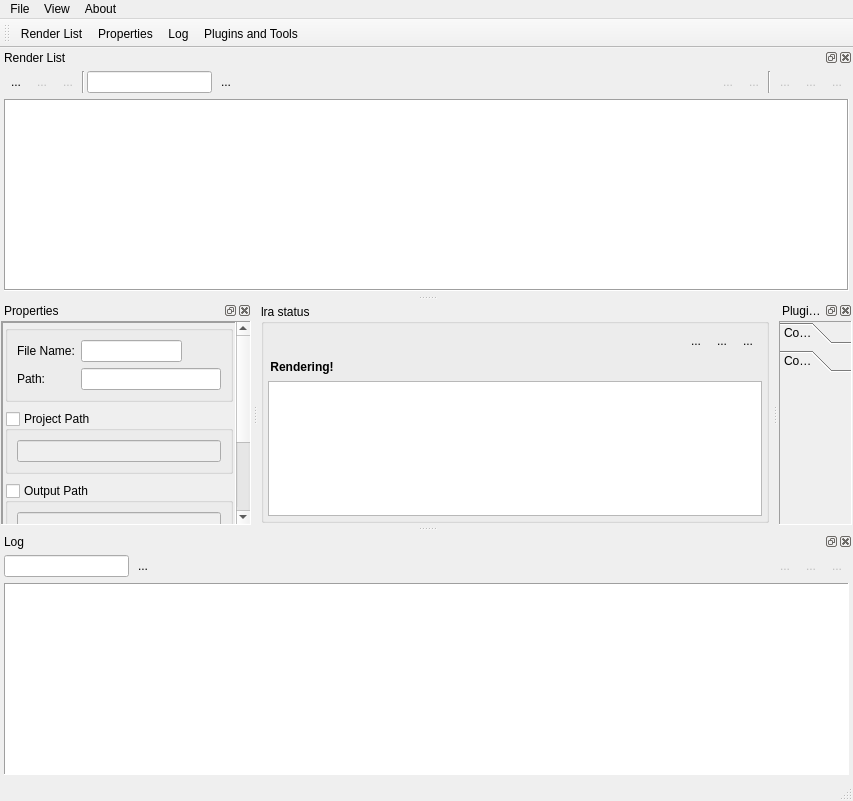
<?xml version="1.0" encoding="UTF-8"?>
<ui version="4.0">
 <class>MainWindow</class>
 <widget class="QMainWindow" name="MainWindow">
  <property name="geometry">
   <rect>
    <x>0</x>
    <y>0</y>
    <width>853</width>
    <height>801</height>
   </rect>
  </property>
  <property name="windowTitle">
   <string>lra</string>
  </property>
  <property name="dockOptions">
   <set>QMainWindow::AllowNestedDocks|QMainWindow::AllowTabbedDocks|QMainWindow::AnimatedDocks|QMainWindow::VerticalTabs</set>
  </property>
  <widget class="QWidget" name="centralwidget">
   <layout class="QGridLayout" name="gridLayout_13">
    <property name="margin">
     <number>3</number>
    </property>
    <property name="spacing">
     <number>3</number>
    </property>
    <item row="0" column="0">
     <widget class="QGroupBox" name="groupBox">
      <property name="minimumSize">
       <size>
        <width>0</width>
        <height>80</height>
       </size>
      </property>
      <property name="title">
       <string>lra status</string>
      </property>
      <layout class="QGridLayout" name="gridLayout_14">
       <property name="margin">
        <number>2</number>
       </property>
       <property name="spacing">
        <number>2</number>
       </property>
       <item row="0" column="0">
        <widget class="QFrame" name="frame_8">
         <property name="minimumSize">
          <size>
           <width>0</width>
           <height>80</height>
          </size>
         </property>
         <property name="frameShape">
          <enum>QFrame::NoFrame</enum>
         </property>
         <property name="frameShadow">
          <enum>QFrame::Raised</enum>
         </property>
         <layout class="QGridLayout" name="gridLayout_11">
          <property name="margin">
           <number>2</number>
          </property>
          <property name="spacing">
           <number>2</number>
          </property>
          <item row="0" column="0">
           <widget class="QFrame" name="frame_5">
            <property name="frameShape">
             <enum>QFrame::NoFrame</enum>
            </property>
            <property name="frameShadow">
             <enum>QFrame::Raised</enum>
            </property>
            <layout class="QGridLayout" name="gridLayout_8">
             <property name="margin">
              <number>2</number>
             </property>
             <property name="spacing">
              <number>2</number>
             </property>
             <item row="0" column="1">
              <widget class="QToolButton" name="toolButton_4">
               <property name="enabled">
                <bool>true</bool>
               </property>
               <property name="text">
                <string>...</string>
               </property>
               <property name="icon">
                <iconset resource="../res/imgs.qrc">
                 <normaloff>:/ic0416/icons/04/16/01.png</normaloff>:/ic0416/icons/04/16/01.png</iconset>
               </property>
               <property name="autoRaise">
                <bool>true</bool>
               </property>
              </widget>
             </item>
             <item row="0" column="3">
              <widget class="QToolButton" name="toolButton_5">
               <property name="text">
                <string>...</string>
               </property>
               <property name="icon">
                <iconset resource="../res/imgs.qrc">
                 <normaloff>:/ic0416/icons/04/16/02.png</normaloff>:/ic0416/icons/04/16/02.png</iconset>
               </property>
               <property name="autoRaise">
                <bool>true</bool>
               </property>
              </widget>
             </item>
             <item row="0" column="2">
              <widget class="QToolButton" name="toolButton_6">
               <property name="enabled">
                <bool>true</bool>
               </property>
               <property name="text">
                <string>...</string>
               </property>
               <property name="icon">
                <iconset resource="../res/imgs.qrc">
                 <normaloff>:/ic0416/icons/04/16/06.png</normaloff>:/ic0416/icons/04/16/06.png</iconset>
               </property>
               <property name="autoRaise">
                <bool>true</bool>
               </property>
              </widget>
             </item>
             <item row="0" column="0">
              <spacer name="horizontalSpacer_3">
               <property name="orientation">
                <enum>Qt::Horizontal</enum>
               </property>
               <property name="sizeHint" stdset="0">
                <size>
                 <width>40</width>
                 <height>20</height>
                </size>
               </property>
              </spacer>
             </item>
            </layout>
           </widget>
          </item>
          <item row="1" column="0">
           <widget class="QFrame" name="frame_6">
            <property name="frameShape">
             <enum>QFrame::NoFrame</enum>
            </property>
            <property name="frameShadow">
             <enum>QFrame::Raised</enum>
            </property>
            <layout class="QGridLayout" name="gridLayout_10">
             <property name="margin">
              <number>2</number>
             </property>
             <property name="spacing">
              <number>2</number>
             </property>
             <item row="0" column="0">
              <widget class="QLabel" name="label">
               <property name="font">
                <font>
                 <weight>75</weight>
                 <bold>true</bold>
                </font>
               </property>
               <property name="text">
                <string>Rendering!</string>
               </property>
               <property name="alignment">
                <set>Qt::AlignCenter</set>
               </property>
              </widget>
             </item>
             <item row="0" column="1">
              <spacer name="horizontalSpacer_4">
               <property name="orientation">
                <enum>Qt::Horizontal</enum>
               </property>
               <property name="sizeHint" stdset="0">
                <size>
                 <width>40</width>
                 <height>20</height>
                </size>
               </property>
              </spacer>
             </item>
            </layout>
           </widget>
          </item>
          <item row="2" column="0">
           <widget class="QTextBrowser" name="textBrowser_2"/>
          </item>
         </layout>
        </widget>
       </item>
      </layout>
     </widget>
    </item>
   </layout>
  </widget>
  <widget class="QMenuBar" name="menubar">
   <property name="geometry">
    <rect>
     <x>0</x>
     <y>0</y>
     <width>853</width>
     <height>18</height>
    </rect>
   </property>
   <widget class="QMenu" name="menuFile">
    <property name="title">
     <string>File</string>
    </property>
    <addaction name="actionNew_list"/>
    <addaction name="actionSave_list"/>
    <addaction name="actionLoad_list"/>
    <addaction name="separator"/>
    <addaction name="actionQuit"/>
   </widget>
   <widget class="QMenu" name="menuAbout">
    <property name="title">
     <string>About</string>
    </property>
    <addaction name="actionAbout_lra"/>
    <addaction name="actionAbout_PyQt"/>
    <addaction name="actionAbout_Python"/>
   </widget>
   <widget class="QMenu" name="menuView">
    <property name="title">
     <string>View</string>
    </property>
    <addaction name="actionShow_Render_List"/>
    <addaction name="actionShow_Log"/>
    <addaction name="actionShow_Plugins_and_Tools"/>
    <addaction name="actionShow_Properties"/>
   </widget>
   <addaction name="menuFile"/>
   <addaction name="menuView"/>
   <addaction name="menuAbout"/>
  </widget>
  <widget class="QStatusBar" name="statusbar"/>
  <widget class="QToolBar" name="toolBar">
   <property name="windowTitle">
    <string>toolBar</string>
   </property>
   <property name="toolButtonStyle">
    <enum>Qt::ToolButtonTextBesideIcon</enum>
   </property>
   <attribute name="toolBarArea">
    <enum>TopToolBarArea</enum>
   </attribute>
   <attribute name="toolBarBreak">
    <bool>false</bool>
   </attribute>
   <addaction name="actionShow_Render_List"/>
   <addaction name="actionShow_Properties"/>
   <addaction name="actionShow_Log"/>
   <addaction name="actionShow_Plugins_and_Tools"/>
  </widget>
  <widget class="QDockWidget" name="dockWidget_4">
   <property name="windowTitle">
    <string>Plugins and Tools</string>
   </property>
   <attribute name="dockWidgetArea">
    <number>2</number>
   </attribute>
   <widget class="QWidget" name="dockWidgetContents_4">
    <layout class="QGridLayout" name="gridLayout_12">
     <property name="margin">
      <number>1</number>
     </property>
     <property name="spacing">
      <number>1</number>
     </property>
     <item row="0" column="0">
      <widget class="QToolBox" name="toolBox">
       <property name="frameShape">
        <enum>QFrame::Panel</enum>
       </property>
       <property name="frameShadow">
        <enum>QFrame::Sunken</enum>
       </property>
       <property name="currentIndex">
        <number>1</number>
       </property>
       <widget class="QWidget" name="page">
        <property name="geometry">
         <rect>
          <x>0</x>
          <y>0</y>
          <width>66</width>
          <height>219</height>
         </rect>
        </property>
        <attribute name="label">
         <string>Collection 1</string>
        </attribute>
       </widget>
       <widget class="QWidget" name="page_2">
        <property name="geometry">
         <rect>
          <x>0</x>
          <y>0</y>
          <width>66</width>
          <height>219</height>
         </rect>
        </property>
        <attribute name="label">
         <string>Collection 2</string>
        </attribute>
       </widget>
      </widget>
     </item>
    </layout>
   </widget>
  </widget>
  <widget class="QDockWidget" name="dockWidget_2">
   <property name="features">
    <set>QDockWidget::AllDockWidgetFeatures</set>
   </property>
   <property name="allowedAreas">
    <set>Qt::AllDockWidgetAreas</set>
   </property>
   <property name="windowTitle">
    <string>Log</string>
   </property>
   <attribute name="dockWidgetArea">
    <number>8</number>
   </attribute>
   <widget class="QWidget" name="dockWidgetContents_2">
    <layout class="QGridLayout" name="gridLayout_7">
     <property name="margin">
      <number>2</number>
     </property>
     <property name="spacing">
      <number>2</number>
     </property>
     <item row="0" column="0">
      <widget class="QFrame" name="frame_3">
       <property name="frameShape">
        <enum>QFrame::NoFrame</enum>
       </property>
       <property name="frameShadow">
        <enum>QFrame::Plain</enum>
       </property>
       <layout class="QGridLayout" name="gridLayout_5">
        <property name="margin">
         <number>2</number>
        </property>
        <property name="spacing">
         <number>2</number>
        </property>
        <item row="0" column="3">
         <spacer name="horizontalSpacer_2">
          <property name="orientation">
           <enum>Qt::Horizontal</enum>
          </property>
          <property name="sizeHint" stdset="0">
           <size>
            <width>40</width>
            <height>20</height>
           </size>
          </property>
         </spacer>
        </item>
        <item row="0" column="6">
         <widget class="QToolButton" name="toolButton_12">
          <property name="enabled">
           <bool>false</bool>
          </property>
          <property name="text">
           <string>...</string>
          </property>
          <property name="icon">
           <iconset resource="../res/imgs.qrc">
            <normaloff>:/ic0116/icons/01/16/46.png</normaloff>:/ic0116/icons/01/16/46.png</iconset>
          </property>
          <property name="autoRaise">
           <bool>true</bool>
          </property>
         </widget>
        </item>
        <item row="0" column="5">
         <widget class="QToolButton" name="toolButton_13">
          <property name="enabled">
           <bool>false</bool>
          </property>
          <property name="text">
           <string>...</string>
          </property>
          <property name="icon">
           <iconset resource="../res/imgs.qrc">
            <normaloff>:/ic0116/icons/01/16/21.png</normaloff>:/ic0116/icons/01/16/21.png</iconset>
          </property>
          <property name="autoRaise">
           <bool>true</bool>
          </property>
         </widget>
        </item>
        <item row="0" column="4">
         <widget class="QToolButton" name="toolButton_14">
          <property name="enabled">
           <bool>false</bool>
          </property>
          <property name="text">
           <string>...</string>
          </property>
          <property name="icon">
           <iconset resource="../res/imgs.qrc">
            <normaloff>:/ic0216/icons/02/16/45.png</normaloff>:/ic0216/icons/02/16/45.png</iconset>
          </property>
          <property name="autoRaise">
           <bool>true</bool>
          </property>
         </widget>
        </item>
        <item row="0" column="1">
         <widget class="QLineEdit" name="lineEdit_2">
          <property name="maximumSize">
           <size>
            <width>125</width>
            <height>16777215</height>
           </size>
          </property>
         </widget>
        </item>
        <item row="0" column="2">
         <widget class="QToolButton" name="toolButton_16">
          <property name="text">
           <string>...</string>
          </property>
          <property name="icon">
           <iconset resource="../res/imgs.qrc">
            <normaloff>:/ic0116/icons/01/16/49.png</normaloff>:/ic0116/icons/01/16/49.png</iconset>
          </property>
          <property name="autoRaise">
           <bool>true</bool>
          </property>
         </widget>
        </item>
       </layout>
      </widget>
     </item>
     <item row="1" column="0">
      <widget class="QFrame" name="frame_4">
       <property name="frameShape">
        <enum>QFrame::NoFrame</enum>
       </property>
       <property name="frameShadow">
        <enum>QFrame::Plain</enum>
       </property>
       <layout class="QGridLayout" name="gridLayout_6">
        <property name="margin">
         <number>2</number>
        </property>
        <property name="spacing">
         <number>2</number>
        </property>
        <item row="0" column="0">
         <widget class="QTextBrowser" name="textBrowser">
          <property name="frameShape">
           <enum>QFrame::Panel</enum>
          </property>
          <property name="html">
           <string>&lt;!DOCTYPE HTML PUBLIC &quot;-//W3C//DTD HTML 4.0//EN&quot; &quot;http://www.w3.org/TR/REC-html40/strict.dtd&quot;&gt;
&lt;html&gt;&lt;head&gt;&lt;meta name=&quot;qrichtext&quot; content=&quot;1&quot; /&gt;&lt;style type=&quot;text/css&quot;&gt;
p, li { white-space: pre-wrap; }
&lt;/style&gt;&lt;/head&gt;&lt;body style=&quot; font-family:'MS Shell Dlg 2'; font-size:8.25pt; font-weight:400; font-style:normal;&quot;&gt;
&lt;p style=&quot;-qt-paragraph-type:empty; margin-top:0px; margin-bottom:0px; margin-left:0px; margin-right:0px; -qt-block-indent:0; text-indent:0px; font-size:8pt;&quot;&gt;&lt;/p&gt;&lt;/body&gt;&lt;/html&gt;</string>
          </property>
         </widget>
        </item>
       </layout>
      </widget>
     </item>
    </layout>
   </widget>
  </widget>
  <widget class="QDockWidget" name="dockWidget_3">
   <property name="windowTitle">
    <string>Properties</string>
   </property>
   <attribute name="dockWidgetArea">
    <number>1</number>
   </attribute>
   <widget class="QWidget" name="dockWidgetContents_3">
    <layout class="QGridLayout" name="gridLayout">
     <property name="margin">
      <number>1</number>
     </property>
     <property name="spacing">
      <number>1</number>
     </property>
     <item row="0" column="1">
      <widget class="QScrollArea" name="scrollArea">
       <property name="frameShape">
        <enum>QFrame::Panel</enum>
       </property>
       <property name="widgetResizable">
        <bool>true</bool>
       </property>
       <widget class="QWidget" name="scrollAreaWidgetContents">
        <property name="geometry">
         <rect>
          <x>0</x>
          <y>0</y>
          <width>224</width>
          <height>301</height>
         </rect>
        </property>
        <layout class="QGridLayout" name="gridLayout_19">
         <property name="margin">
          <number>0</number>
         </property>
         <property name="spacing">
          <number>0</number>
         </property>
         <item row="0" column="0">
          <widget class="QFrame" name="frame_7">
           <property name="frameShape">
            <enum>QFrame::Panel</enum>
           </property>
           <property name="frameShadow">
            <enum>QFrame::Sunken</enum>
           </property>
           <layout class="QGridLayout" name="gridLayout_9">
            <property name="horizontalSpacing">
             <number>2</number>
            </property>
            <property name="verticalSpacing">
             <number>9</number>
            </property>
            <property name="margin">
             <number>2</number>
            </property>
            <item row="0" column="0">
             <widget class="QGroupBox" name="groupBox_3">
              <property name="title">
               <string/>
              </property>
              <layout class="QGridLayout" name="gridLayout_15">
               <item row="0" column="0">
                <widget class="QLabel" name="label_5">
                 <property name="text">
                  <string>File Name:</string>
                 </property>
                </widget>
               </item>
               <item row="0" column="1">
                <widget class="QLineEdit" name="lineEdit_5"/>
               </item>
               <item row="0" column="2">
                <spacer name="horizontalSpacer_5">
                 <property name="orientation">
                  <enum>Qt::Horizontal</enum>
                 </property>
                 <property name="sizeHint" stdset="0">
                  <size>
                   <width>40</width>
                   <height>20</height>
                  </size>
                 </property>
                </spacer>
               </item>
               <item row="1" column="0">
                <widget class="QLabel" name="label_6">
                 <property name="text">
                  <string>Path:</string>
                 </property>
                </widget>
               </item>
               <item row="1" column="1" colspan="2">
                <widget class="QLineEdit" name="lineEdit_6"/>
               </item>
              </layout>
             </widget>
            </item>
            <item row="1" column="0">
             <widget class="QGroupBox" name="groupBox_2">
              <property name="title">
               <string>Project Path</string>
              </property>
              <property name="checkable">
               <bool>true</bool>
              </property>
              <property name="checked">
               <bool>false</bool>
              </property>
              <layout class="QGridLayout" name="gridLayout_16">
               <item row="0" column="0" colspan="2">
                <widget class="QLineEdit" name="lineEdit_4"/>
               </item>
              </layout>
             </widget>
            </item>
            <item row="2" column="0">
             <widget class="QGroupBox" name="groupBox_4">
              <property name="title">
               <string>Output Path</string>
              </property>
              <property name="checkable">
               <bool>true</bool>
              </property>
              <property name="checked">
               <bool>false</bool>
              </property>
              <layout class="QGridLayout" name="gridLayout_17">
               <item row="0" column="0" colspan="2">
                <widget class="QLineEdit" name="lineEdit_7"/>
               </item>
              </layout>
             </widget>
            </item>
            <item row="3" column="0">
             <widget class="QGroupBox" name="groupBox_5">
              <property name="title">
               <string>Frame Range</string>
              </property>
              <property name="checkable">
               <bool>true</bool>
              </property>
              <property name="checked">
               <bool>false</bool>
              </property>
              <layout class="QGridLayout" name="gridLayout_18">
               <item row="0" column="0">
                <widget class="QLabel" name="label_7">
                 <property name="text">
                  <string>Start Frame:</string>
                 </property>
                </widget>
               </item>
               <item row="1" column="0">
                <widget class="QLabel" name="label_8">
                 <property name="text">
                  <string>End Frame:</string>
                 </property>
                </widget>
               </item>
               <item row="0" column="1">
                <widget class="QSpinBox" name="spinBox"/>
               </item>
               <item row="1" column="1">
                <widget class="QSpinBox" name="spinBox_2"/>
               </item>
              </layout>
             </widget>
            </item>
            <item row="4" column="0">
             <spacer name="verticalSpacer">
              <property name="orientation">
               <enum>Qt::Vertical</enum>
              </property>
              <property name="sizeHint" stdset="0">
               <size>
                <width>20</width>
                <height>40</height>
               </size>
              </property>
             </spacer>
            </item>
           </layout>
          </widget>
         </item>
        </layout>
       </widget>
      </widget>
     </item>
    </layout>
   </widget>
  </widget>
  <widget class="QDockWidget" name="dockWidget">
   <property name="floating">
    <bool>false</bool>
   </property>
   <property name="windowTitle">
    <string>Render List</string>
   </property>
   <attribute name="dockWidgetArea">
    <number>4</number>
   </attribute>
   <widget class="QWidget" name="dockWidgetContents">
    <layout class="QGridLayout" name="gridLayout_4">
     <property name="margin">
      <number>2</number>
     </property>
     <property name="spacing">
      <number>2</number>
     </property>
     <item row="0" column="0">
      <widget class="QFrame" name="frame">
       <property name="frameShape">
        <enum>QFrame::NoFrame</enum>
       </property>
       <property name="frameShadow">
        <enum>QFrame::Plain</enum>
       </property>
       <layout class="QGridLayout" name="gridLayout_3" rowstretch="0">
        <property name="margin">
         <number>2</number>
        </property>
        <property name="spacing">
         <number>2</number>
        </property>
        <item row="0" column="5">
         <widget class="QToolButton" name="toolButton_2">
          <property name="enabled">
           <bool>false</bool>
          </property>
          <property name="text">
           <string>...</string>
          </property>
          <property name="icon">
           <iconset resource="../res/imgs.qrc">
            <normaloff>:/ic0316/icons/03/16/41.png</normaloff>:/ic0316/icons/03/16/41.png</iconset>
          </property>
          <property name="autoRaise">
           <bool>true</bool>
          </property>
         </widget>
        </item>
        <item row="0" column="4">
         <widget class="QToolButton" name="toolButton">
          <property name="text">
           <string>...</string>
          </property>
          <property name="icon">
           <iconset resource="../res/imgs.qrc">
            <normaloff>:/ic0316/icons/03/16/31.png</normaloff>:/ic0316/icons/03/16/31.png</iconset>
          </property>
          <property name="autoRaise">
           <bool>true</bool>
          </property>
         </widget>
        </item>
        <item row="0" column="6">
         <widget class="QToolButton" name="toolButton_8">
          <property name="enabled">
           <bool>false</bool>
          </property>
          <property name="text">
           <string>...</string>
          </property>
          <property name="icon">
           <iconset resource="../res/imgs.qrc">
            <normaloff>:/ic0316/icons/03/16/42.png</normaloff>:/ic0316/icons/03/16/42.png</iconset>
          </property>
          <property name="autoRaise">
           <bool>true</bool>
          </property>
         </widget>
        </item>
        <item row="0" column="10">
         <spacer name="horizontalSpacer">
          <property name="orientation">
           <enum>Qt::Horizontal</enum>
          </property>
          <property name="sizeHint" stdset="0">
           <size>
            <width>194</width>
            <height>20</height>
           </size>
          </property>
         </spacer>
        </item>
        <item row="0" column="12">
         <widget class="QToolButton" name="toolButton_3">
          <property name="enabled">
           <bool>false</bool>
          </property>
          <property name="text">
           <string>...</string>
          </property>
          <property name="icon">
           <iconset resource="../res/imgs.qrc">
            <normaloff>:/ic0316/icons/03/16/30.png</normaloff>:/ic0316/icons/03/16/30.png</iconset>
          </property>
          <property name="autoRaise">
           <bool>true</bool>
          </property>
         </widget>
        </item>
        <item row="0" column="11">
         <widget class="QToolButton" name="toolButton_7">
          <property name="enabled">
           <bool>false</bool>
          </property>
          <property name="text">
           <string>...</string>
          </property>
          <property name="icon">
           <iconset resource="../res/imgs.qrc">
            <normaloff>:/ic0316/icons/03/16/29.png</normaloff>:/ic0316/icons/03/16/29.png</iconset>
          </property>
          <property name="autoRaise">
           <bool>true</bool>
          </property>
         </widget>
        </item>
        <item row="0" column="16">
         <widget class="QToolButton" name="toolButton_9">
          <property name="enabled">
           <bool>false</bool>
          </property>
          <property name="text">
           <string>...</string>
          </property>
          <property name="icon">
           <iconset resource="../res/imgs.qrc">
            <normaloff>:/ic0116/icons/01/16/46.png</normaloff>:/ic0116/icons/01/16/46.png</iconset>
          </property>
          <property name="autoRaise">
           <bool>true</bool>
          </property>
         </widget>
        </item>
        <item row="0" column="15">
         <widget class="QToolButton" name="toolButton_10">
          <property name="enabled">
           <bool>false</bool>
          </property>
          <property name="text">
           <string>...</string>
          </property>
          <property name="icon">
           <iconset resource="../res/imgs.qrc">
            <normaloff>:/ic0216/icons/02/16/45.png</normaloff>:/ic0216/icons/02/16/45.png</iconset>
          </property>
          <property name="autoRaise">
           <bool>true</bool>
          </property>
         </widget>
        </item>
        <item row="0" column="13">
         <widget class="Line" name="line">
          <property name="orientation">
           <enum>Qt::Vertical</enum>
          </property>
         </widget>
        </item>
        <item row="0" column="14">
         <widget class="QToolButton" name="toolButton_11">
          <property name="enabled">
           <bool>false</bool>
          </property>
          <property name="text">
           <string>...</string>
          </property>
          <property name="icon">
           <iconset resource="../res/imgs.qrc">
            <normaloff>:/ic0116/icons/01/16/21.png</normaloff>:/ic0116/icons/01/16/21.png</iconset>
          </property>
          <property name="autoRaise">
           <bool>true</bool>
          </property>
         </widget>
        </item>
        <item row="0" column="7">
         <widget class="Line" name="line_2">
          <property name="orientation">
           <enum>Qt::Vertical</enum>
          </property>
         </widget>
        </item>
        <item row="0" column="8">
         <widget class="QLineEdit" name="lineEdit">
          <property name="maximumSize">
           <size>
            <width>125</width>
            <height>16777215</height>
           </size>
          </property>
         </widget>
        </item>
        <item row="0" column="9">
         <widget class="QToolButton" name="toolButton_15">
          <property name="text">
           <string>...</string>
          </property>
          <property name="icon">
           <iconset resource="../res/imgs.qrc">
            <normaloff>:/ic0116/icons/01/16/49.png</normaloff>:/ic0116/icons/01/16/49.png</iconset>
          </property>
          <property name="autoRaise">
           <bool>true</bool>
          </property>
         </widget>
        </item>
       </layout>
      </widget>
     </item>
     <item row="1" column="0">
      <widget class="QFrame" name="frame_2">
       <property name="frameShape">
        <enum>QFrame::NoFrame</enum>
       </property>
       <property name="frameShadow">
        <enum>QFrame::Plain</enum>
       </property>
       <layout class="QGridLayout" name="gridLayout_2">
        <property name="margin">
         <number>2</number>
        </property>
        <property name="spacing">
         <number>2</number>
        </property>
        <item row="0" column="0">
         <widget class="QTableWidget" name="tableWidget">
          <property name="frameShape">
           <enum>QFrame::Box</enum>
          </property>
          <property name="alternatingRowColors">
           <bool>true</bool>
          </property>
          <property name="selectionBehavior">
           <enum>QAbstractItemView::SelectRows</enum>
          </property>
          <property name="showGrid">
           <bool>false</bool>
          </property>
          <property name="sortingEnabled">
           <bool>true</bool>
          </property>
          <attribute name="verticalHeaderVisible">
           <bool>false</bool>
          </attribute>
         </widget>
        </item>
       </layout>
      </widget>
     </item>
    </layout>
   </widget>
  </widget>
  <action name="actionSave_list">
   <property name="icon">
    <iconset resource="../res/imgs.qrc">
     <normaloff>:/ic0216/icons/02/16/46.png</normaloff>:/ic0216/icons/02/16/46.png</iconset>
   </property>
   <property name="text">
    <string>Save list</string>
   </property>
  </action>
  <action name="actionLoad_list">
   <property name="icon">
    <iconset resource="../res/imgs.qrc">
     <normaloff>:/ic0116/icons/01/16/46.png</normaloff>:/ic0116/icons/01/16/46.png</iconset>
   </property>
   <property name="text">
    <string>Load list</string>
   </property>
  </action>
  <action name="actionNew_list">
   <property name="icon">
    <iconset resource="../res/imgs.qrc">
     <normaloff>:/ic0116/icons/01/16/22.png</normaloff>:/ic0116/icons/01/16/22.png</iconset>
   </property>
   <property name="text">
    <string>New list</string>
   </property>
  </action>
  <action name="actionQuit">
   <property name="text">
    <string>Quit</string>
   </property>
  </action>
  <action name="actionCut">
   <property name="text">
    <string>Cut</string>
   </property>
  </action>
  <action name="actionCopy">
   <property name="text">
    <string>Copy</string>
   </property>
  </action>
  <action name="actionPaste">
   <property name="text">
    <string>Paste</string>
   </property>
  </action>
  <action name="actionSelect_All">
   <property name="text">
    <string>Select All</string>
   </property>
  </action>
  <action name="actionSelect_None">
   <property name="text">
    <string>Select None</string>
   </property>
  </action>
  <action name="actionAbout_lra">
   <property name="text">
    <string>About lra</string>
   </property>
  </action>
  <action name="actionAbout_PyQt">
   <property name="text">
    <string>About PyQt</string>
   </property>
  </action>
  <action name="actionAbout_Python">
   <property name="text">
    <string>About Python</string>
   </property>
  </action>
  <action name="actionShow_Render_List">
   <property name="icon">
    <iconset resource="../res/imgs.qrc">
     <normaloff>:/ic0416/icons/04/16/27.png</normaloff>:/ic0416/icons/04/16/27.png</iconset>
   </property>
   <property name="text">
    <string>Render List</string>
   </property>
   <property name="toolTip">
    <string>Render List</string>
   </property>
  </action>
  <action name="actionShow_Log">
   <property name="icon">
    <iconset resource="../res/imgs.qrc">
     <normaloff>:/ic0216/icons/02/16/09.png</normaloff>:/ic0216/icons/02/16/09.png</iconset>
   </property>
   <property name="text">
    <string>Log</string>
   </property>
   <property name="toolTip">
    <string>Log</string>
   </property>
  </action>
  <action name="actionShow_Plugins_and_Tools">
   <property name="icon">
    <iconset resource="../res/imgs.qrc">
     <normaloff>:/ic0216/icons/02/16/19.png</normaloff>:/ic0216/icons/02/16/19.png</iconset>
   </property>
   <property name="text">
    <string>Plugins and Tools</string>
   </property>
   <property name="toolTip">
    <string>Plugins and Tools</string>
   </property>
  </action>
  <action name="actionShow_Properties">
   <property name="icon">
    <iconset resource="../res/imgs.qrc">
     <normaloff>:/ic0416/icons/04/16/37.png</normaloff>:/ic0416/icons/04/16/37.png</iconset>
   </property>
   <property name="text">
    <string>Properties</string>
   </property>
   <property name="toolTip">
    <string>Properties</string>
   </property>
  </action>
 </widget>
 <resources>
  <include location="../res/imgs.qrc"/>
 </resources>
 <connections/>
</ui>
